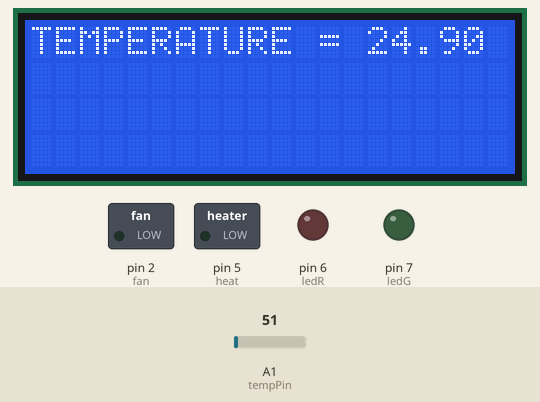
A sketch run on a simulated Arduino Uno, built with avr-gcc and run on an emulated ATmega328P. On the bench: 20×4 character LCD, switched loads named in the sketch (green lamp = pin HIGH), output pins drawn as LEDs (lit = HIGH). The inputs (shaded band) are chosen by the test bench; at power-on: A1 (tempPin) = 51. What the sketch prints to the serial monitor is not drawn.

Above: at 1.2 s.
1.3 s: A1 (tempPin) set to 56
At 3.1 s:
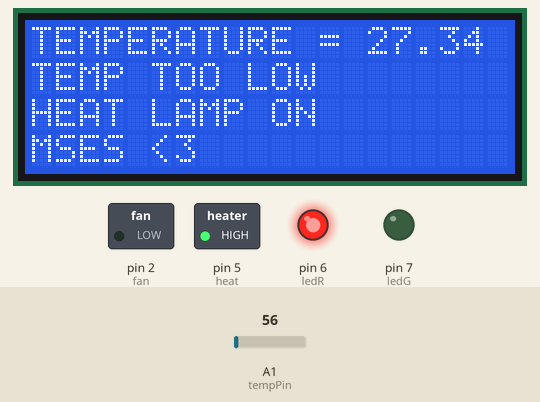
7.4 s: A1 (tempPin) set to 61
At 9.1 s:
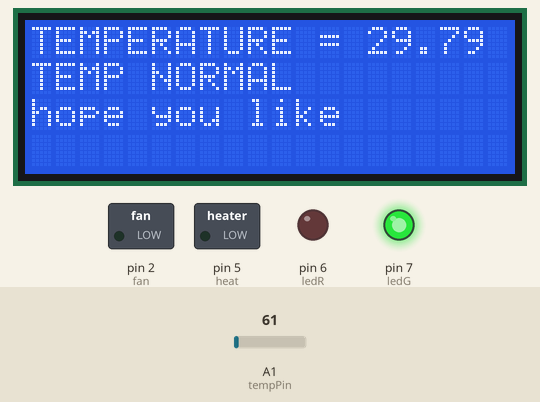
13.5 s: A1 (tempPin) set to 71
At 14.7 s:
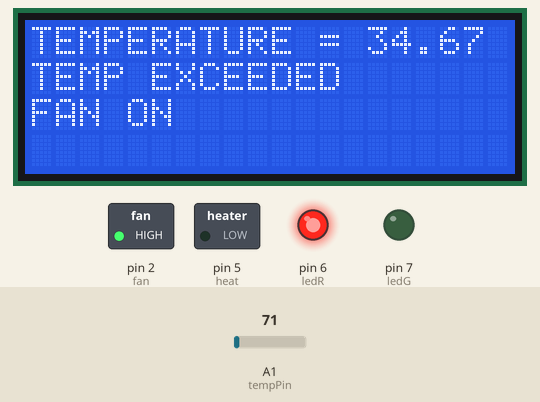
Timing chart, 0 to 16.5 s (numbered marks = the images above; inputs shaded):
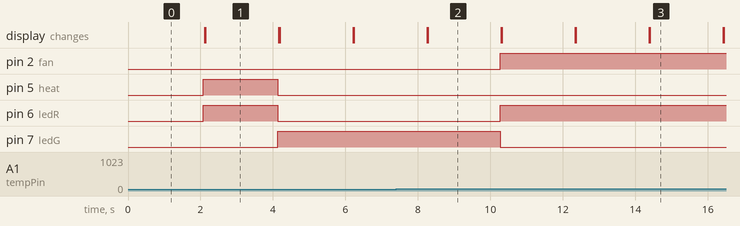

Measured:
- the behaviour switches between 55 and 56 on A1 (tempPin) (found by bisection; images 0 and 1)
- after the input at 1.3 s, pin 7 (ledG): LOW → HIGH after 2.8 s
- after the input at 7.4 s, pin 2 (fan), pin 6 (ledR): LOW → HIGH after 2.9 s; pin 7 (ledG): HIGH → LOW after 2.9 s; the display: first differs from a run without the input after 0.88 s (image 2)
- after the input at 13.5 s, the display: first differs from a run without the input after 0.90 s (image 3)
- what the display in image 1 shows lasts 2.1 s, from 2.1 s to 4.2 s

The sketch:

temperature_control.ino
```cpp
#include <Wire.h>
#include <LiquidCrystal_I2C.h>
LiquidCrystal_I2C lcd(0x27, 2,1 ,0, 4,5,6,7,3, POSITIVE);
int val;
int tempPin = 1;
int heat = 5;
int ledR = 6;
int ledG = 7;
int fan = 2;

void setup()
{
  lcd.begin(20,4);
  Serial.begin(9600);
  pinMode(ledR, OUTPUT);
  pinMode(ledG, OUTPUT);
  pinMode(fan, OUTPUT);
  pinMode(heat, OUTPUT);
}

void loop()
{
  val = analogRead(tempPin);
  float mv =(val/1024.0)*5000;
  float cel = mv/10;
  float farh = (cel*9)/5 + 32;


  Serial.print("Temperature = ");
  Serial.print(cel);
  Serial.print(" degree celcius");
  Serial.println();

  lcd.setCursor(0,0);
  lcd.print("TEMPERATURE =");
  lcd.setCursor(14,0);
  lcd.print(cel);
  delay(2000);

if(cel > 29)
{
digitalWrite(ledR, HIGH);
digitalWrite(ledG, LOW);
digitalWrite(fan, HIGH);
digitalWrite(heat, LOW);
Serial.print("TEMPERATURE EXCEEDED");
Serial.println();
Serial.print("FAN ON");
Serial.println();
lcd.clear();
lcd.setCursor(0,1);
lcd.print("TEMP EXCEEDED");
lcd.setCursor(0,2);
lcd.print("FAN ON");
}
else if(cel> 27 && cel < 29)
{
digitalWrite(ledG, HIGH);
digitalWrite(ledR, LOW);
digitalWrite(fan, LOW);
digitalWrite(heat, LOW);
Serial.print("TEMPERATURE NORMAL");
Serial.println();
lcd.clear();
lcd.setCursor(0,1);
lcd.print("TEMP NORMAL");
lcd.setCursor(0,2);
lcd.print("hope you like");
}
else
{
digitalWrite(ledR, HIGH);
digitalWrite(ledG, LOW);
digitalWrite(fan, LOW);
digitalWrite(heat, HIGH);
Serial.print("TEMPERATURE TOO LOW");
Serial.println();
Serial.print("HEAT LAMP ON");
Serial.println();
lcd.clear();
lcd.setCursor(0,1);
lcd.print("TEMP TOO LOW");
lcd.setCursor(0,2);
lcd.print("HEAT LAMP ON");
lcd.setCursor(0,3);
lcd.print("MSES <3");

}
}
```
